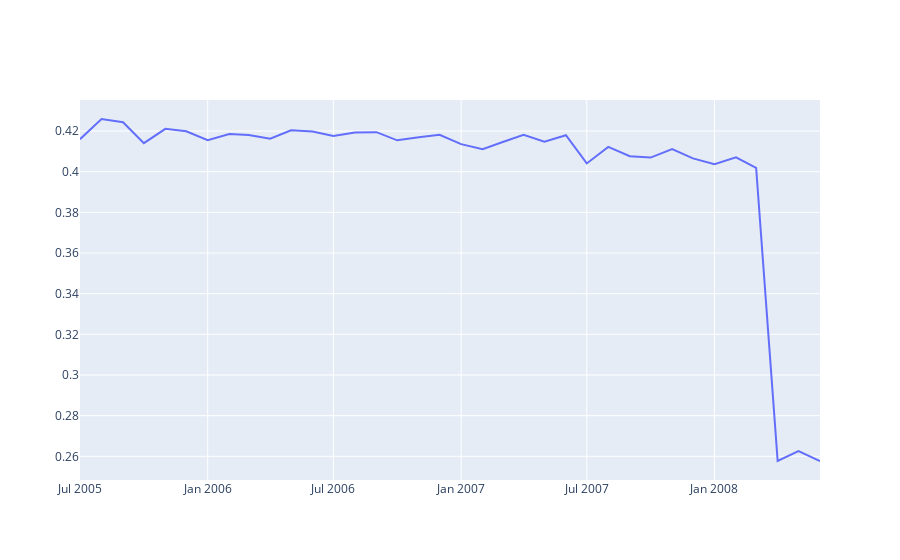

Notebook source saved alongside this figure:
### Code cell
fig = go.Figure()
fig.add_trace(go.Scatter(x=df3.year_month, y=df3.avg_item_margin,
                    mode='lines',
                    name='avg_item_margin'))
fig.show()

### Figure 1 — Plotly figure (JSON) as saved in the notebook; plotly's stock layout.template omitted (floating-point values rounded to 4 significant figures)
{"data": [{"mode": "lines", "name": "avg_item_margin", "type": "scatter", "x": ["2005-07", "2005-08", "2005-09", "2005-10", "2005-11", "2005-12", "2006-01", "2006-02", "2006-03", "2006-04", "2006-05", "2006-06", "2006-07", "2006-08", "2006-09", "2006-10", "2006-11", "2006-12", "2007-01", "2007-02", "2007-03", "2007-04", "2007-05", "2007-06", "2007-07", "2007-08", "2007-09", "2007-10", "2007-11", "2007-12", "2008-01", "2008-02", "2008-03", "2008-04", "2008-05", "2008-06"], "y": [0.416, 0.4259, 0.4243, 0.414, 0.4211, 0.4199, 0.4155, 0.4186, 0.4181, 0.4162, 0.4203, 0.4197, 0.4175, 0.4193, 0.4194, 0.4154, 0.4169, 0.4181, 0.4136, 0.4111, 0.4145, 0.4181, 0.4148, 0.418, 0.4041, 0.4122, 0.4076, 0.4069, 0.4112, 0.4066, 0.4037, 0.4071, 0.4019, 0.2578, 0.2626, 0.2577]}], "layout": {}}
